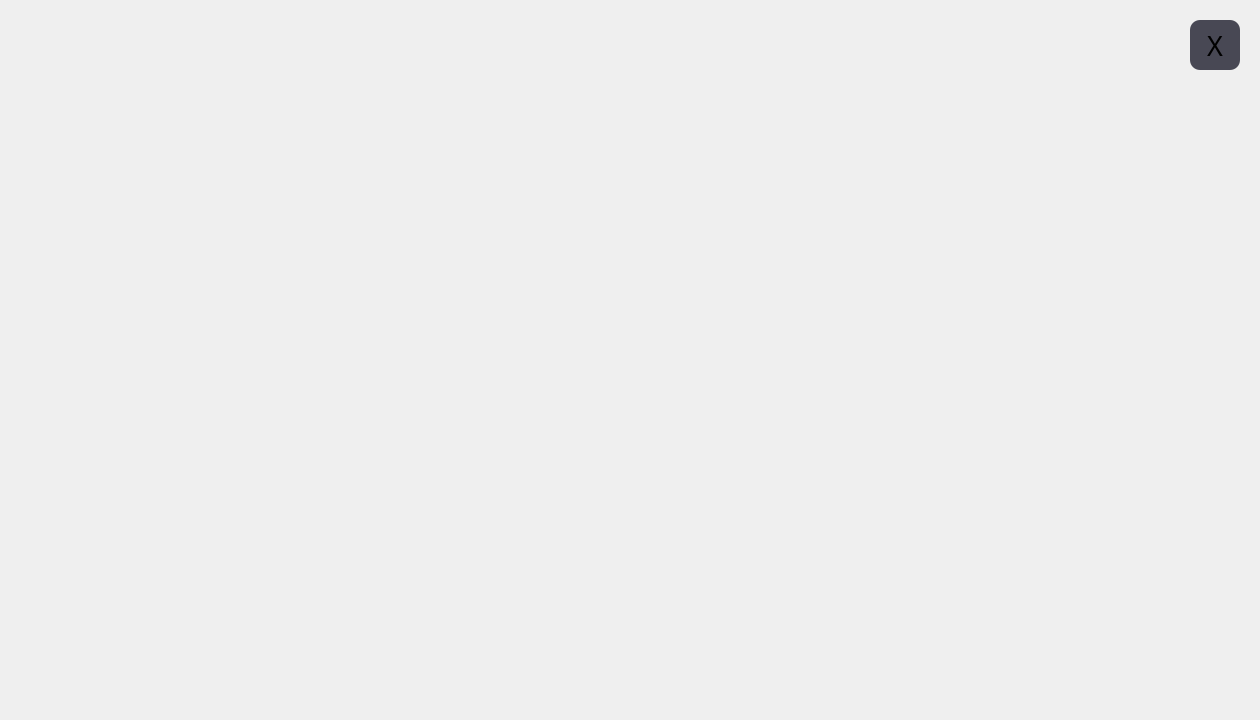
<?xml version="1.0" encoding="UTF-8"?>
<ui version="4.0">
 <class>Widget</class>
 <widget class="QWidget" name="Widget">
  <property name="geometry">
   <rect>
    <x>0</x>
    <y>0</y>
    <width>1260</width>
    <height>720</height>
   </rect>
  </property>
  <property name="windowTitle">
   <string>车载中控系统</string>
  </property>
  <property name="styleSheet">
   <string notr="true">QWidget
{
	border-radius: 10px;
	border:none;
}
#searchbox
{
	border-radius:25px;
	color:white;
}
#querybutton
{
	border-radius:25px;
}</string>
  </property>
  <widget class="QWidget" name="tabWidget" native="true">
   <property name="geometry">
    <rect>
     <x>10</x>
     <y>10</y>
     <width>130</width>
     <height>700</height>
    </rect>
   </property>
   <property name="minimumSize">
    <size>
     <width>0</width>
     <height>0</height>
    </size>
   </property>
   <property name="maximumSize">
    <size>
     <width>130</width>
     <height>16777215</height>
    </size>
   </property>
   <property name="styleSheet">
    <string notr="true"/>
   </property>
   <layout class="QVBoxLayout" name="verticalLayout">
    <property name="spacing">
     <number>0</number>
    </property>
    <property name="leftMargin">
     <number>10</number>
    </property>
    <property name="topMargin">
     <number>10</number>
    </property>
    <property name="rightMargin">
     <number>10</number>
    </property>
    <property name="bottomMargin">
     <number>10</number>
    </property>
    <item>
     <spacer name="verticalSpacer_6">
      <property name="orientation">
       <enum>Qt::Orientation::Vertical</enum>
      </property>
      <property name="sizeHint" stdset="0">
       <size>
        <width>20</width>
        <height>40</height>
       </size>
      </property>
     </spacer>
    </item>
    <item>
     <layout class="QVBoxLayout" name="verticalLayout_2">
      <item>
       <layout class="QHBoxLayout" name="horizontalLayout">
        <item>
         <spacer name="horizontalSpacer">
          <property name="orientation">
           <enum>Qt::Orientation::Horizontal</enum>
          </property>
          <property name="sizeHint" stdset="0">
           <size>
            <width>40</width>
            <height>20</height>
           </size>
          </property>
         </spacer>
        </item>
        <item>
         <widget class="QLabel" name="NaviButton">
          <property name="minimumSize">
           <size>
            <width>80</width>
            <height>80</height>
           </size>
          </property>
          <property name="maximumSize">
           <size>
            <width>80</width>
            <height>80</height>
           </size>
          </property>
          <property name="text">
           <string/>
          </property>
          <property name="scaledContents">
           <bool>false</bool>
          </property>
          <property name="alignment">
           <set>Qt::AlignmentFlag::AlignCenter</set>
          </property>
         </widget>
        </item>
        <item>
         <spacer name="horizontalSpacer_2">
          <property name="orientation">
           <enum>Qt::Orientation::Horizontal</enum>
          </property>
          <property name="sizeHint" stdset="0">
           <size>
            <width>40</width>
            <height>20</height>
           </size>
          </property>
         </spacer>
        </item>
       </layout>
      </item>
      <item>
       <spacer name="verticalSpacer">
        <property name="orientation">
         <enum>Qt::Orientation::Vertical</enum>
        </property>
        <property name="sizeHint" stdset="0">
         <size>
          <width>20</width>
          <height>40</height>
         </size>
        </property>
       </spacer>
      </item>
      <item>
       <layout class="QHBoxLayout" name="horizontalLayout_2">
        <item>
         <spacer name="horizontalSpacer_3">
          <property name="orientation">
           <enum>Qt::Orientation::Horizontal</enum>
          </property>
          <property name="sizeHint" stdset="0">
           <size>
            <width>40</width>
            <height>20</height>
           </size>
          </property>
         </spacer>
        </item>
        <item>
         <widget class="QLabel" name="BrowserButton">
          <property name="minimumSize">
           <size>
            <width>80</width>
            <height>80</height>
           </size>
          </property>
          <property name="maximumSize">
           <size>
            <width>80</width>
            <height>80</height>
           </size>
          </property>
          <property name="text">
           <string/>
          </property>
          <property name="scaledContents">
           <bool>false</bool>
          </property>
          <property name="alignment">
           <set>Qt::AlignmentFlag::AlignCenter</set>
          </property>
         </widget>
        </item>
        <item>
         <spacer name="horizontalSpacer_4">
          <property name="orientation">
           <enum>Qt::Orientation::Horizontal</enum>
          </property>
          <property name="sizeHint" stdset="0">
           <size>
            <width>40</width>
            <height>20</height>
           </size>
          </property>
         </spacer>
        </item>
       </layout>
      </item>
      <item>
       <spacer name="verticalSpacer_2">
        <property name="orientation">
         <enum>Qt::Orientation::Vertical</enum>
        </property>
        <property name="sizeHint" stdset="0">
         <size>
          <width>20</width>
          <height>40</height>
         </size>
        </property>
       </spacer>
      </item>
      <item>
       <layout class="QHBoxLayout" name="horizontalLayout_3">
        <item>
         <spacer name="horizontalSpacer_5">
          <property name="orientation">
           <enum>Qt::Orientation::Horizontal</enum>
          </property>
          <property name="sizeHint" stdset="0">
           <size>
            <width>40</width>
            <height>20</height>
           </size>
          </property>
         </spacer>
        </item>
        <item>
         <widget class="QLabel" name="IndexButton">
          <property name="minimumSize">
           <size>
            <width>80</width>
            <height>80</height>
           </size>
          </property>
          <property name="maximumSize">
           <size>
            <width>80</width>
            <height>80</height>
           </size>
          </property>
          <property name="text">
           <string/>
          </property>
          <property name="scaledContents">
           <bool>false</bool>
          </property>
          <property name="alignment">
           <set>Qt::AlignmentFlag::AlignCenter</set>
          </property>
         </widget>
        </item>
        <item>
         <spacer name="horizontalSpacer_6">
          <property name="orientation">
           <enum>Qt::Orientation::Horizontal</enum>
          </property>
          <property name="sizeHint" stdset="0">
           <size>
            <width>40</width>
            <height>20</height>
           </size>
          </property>
         </spacer>
        </item>
       </layout>
      </item>
      <item>
       <spacer name="verticalSpacer_3">
        <property name="orientation">
         <enum>Qt::Orientation::Vertical</enum>
        </property>
        <property name="sizeHint" stdset="0">
         <size>
          <width>20</width>
          <height>40</height>
         </size>
        </property>
       </spacer>
      </item>
      <item>
       <layout class="QHBoxLayout" name="horizontalLayout_4">
        <item>
         <spacer name="horizontalSpacer_7">
          <property name="orientation">
           <enum>Qt::Orientation::Horizontal</enum>
          </property>
          <property name="sizeHint" stdset="0">
           <size>
            <width>40</width>
            <height>20</height>
           </size>
          </property>
         </spacer>
        </item>
        <item>
         <widget class="QLabel" name="ChatButton">
          <property name="minimumSize">
           <size>
            <width>80</width>
            <height>80</height>
           </size>
          </property>
          <property name="maximumSize">
           <size>
            <width>80</width>
            <height>80</height>
           </size>
          </property>
          <property name="text">
           <string/>
          </property>
          <property name="scaledContents">
           <bool>false</bool>
          </property>
          <property name="alignment">
           <set>Qt::AlignmentFlag::AlignCenter</set>
          </property>
         </widget>
        </item>
        <item>
         <spacer name="horizontalSpacer_8">
          <property name="orientation">
           <enum>Qt::Orientation::Horizontal</enum>
          </property>
          <property name="sizeHint" stdset="0">
           <size>
            <width>40</width>
            <height>20</height>
           </size>
          </property>
         </spacer>
        </item>
       </layout>
      </item>
      <item>
       <spacer name="verticalSpacer_4">
        <property name="orientation">
         <enum>Qt::Orientation::Vertical</enum>
        </property>
        <property name="sizeHint" stdset="0">
         <size>
          <width>20</width>
          <height>40</height>
         </size>
        </property>
       </spacer>
      </item>
      <item>
       <layout class="QHBoxLayout" name="horizontalLayout_5">
        <item>
         <spacer name="horizontalSpacer_9">
          <property name="orientation">
           <enum>Qt::Orientation::Horizontal</enum>
          </property>
          <property name="sizeHint" stdset="0">
           <size>
            <width>40</width>
            <height>20</height>
           </size>
          </property>
         </spacer>
        </item>
        <item>
         <widget class="QLabel" name="MediaButton">
          <property name="minimumSize">
           <size>
            <width>80</width>
            <height>80</height>
           </size>
          </property>
          <property name="maximumSize">
           <size>
            <width>80</width>
            <height>80</height>
           </size>
          </property>
          <property name="text">
           <string/>
          </property>
          <property name="scaledContents">
           <bool>false</bool>
          </property>
          <property name="alignment">
           <set>Qt::AlignmentFlag::AlignCenter</set>
          </property>
         </widget>
        </item>
        <item>
         <spacer name="horizontalSpacer_10">
          <property name="orientation">
           <enum>Qt::Orientation::Horizontal</enum>
          </property>
          <property name="sizeHint" stdset="0">
           <size>
            <width>40</width>
            <height>20</height>
           </size>
          </property>
         </spacer>
        </item>
       </layout>
      </item>
      <item>
       <spacer name="verticalSpacer_5">
        <property name="orientation">
         <enum>Qt::Orientation::Vertical</enum>
        </property>
        <property name="sizeHint" stdset="0">
         <size>
          <width>20</width>
          <height>40</height>
         </size>
        </property>
       </spacer>
      </item>
      <item>
       <layout class="QHBoxLayout" name="horizontalLayout_6">
        <item>
         <spacer name="horizontalSpacer_11">
          <property name="orientation">
           <enum>Qt::Orientation::Horizontal</enum>
          </property>
          <property name="sizeHint" stdset="0">
           <size>
            <width>40</width>
            <height>20</height>
           </size>
          </property>
         </spacer>
        </item>
        <item>
         <widget class="QLabel" name="SettingButton">
          <property name="minimumSize">
           <size>
            <width>80</width>
            <height>80</height>
           </size>
          </property>
          <property name="maximumSize">
           <size>
            <width>80</width>
            <height>80</height>
           </size>
          </property>
          <property name="text">
           <string/>
          </property>
          <property name="scaledContents">
           <bool>false</bool>
          </property>
          <property name="alignment">
           <set>Qt::AlignmentFlag::AlignCenter</set>
          </property>
         </widget>
        </item>
        <item>
         <spacer name="horizontalSpacer_12">
          <property name="orientation">
           <enum>Qt::Orientation::Horizontal</enum>
          </property>
          <property name="sizeHint" stdset="0">
           <size>
            <width>40</width>
            <height>20</height>
           </size>
          </property>
         </spacer>
        </item>
       </layout>
      </item>
     </layout>
    </item>
    <item>
     <spacer name="verticalSpacer_7">
      <property name="orientation">
       <enum>Qt::Orientation::Vertical</enum>
      </property>
      <property name="sizeHint" stdset="0">
       <size>
        <width>20</width>
        <height>40</height>
       </size>
      </property>
     </spacer>
    </item>
   </layout>
  </widget>
  <widget class="QStackedWidget" name="mainWidget">
   <property name="geometry">
    <rect>
     <x>140</x>
     <y>10</y>
     <width>1110</width>
     <height>700</height>
    </rect>
   </property>
   <property name="currentIndex">
    <number>-1</number>
   </property>
  </widget>
  <widget class="QLabel" name="backButton">
   <property name="geometry">
    <rect>
     <x>170</x>
     <y>50</y>
     <width>28</width>
     <height>50</height>
    </rect>
   </property>
   <property name="minimumSize">
    <size>
     <width>28</width>
     <height>50</height>
    </size>
   </property>
   <property name="maximumSize">
    <size>
     <width>28</width>
     <height>50</height>
    </size>
   </property>
   <property name="text">
    <string/>
   </property>
   <property name="pixmap">
    <pixmap resource="resources.qrc">:/icons/back.png</pixmap>
   </property>
   <property name="scaledContents">
    <bool>true</bool>
   </property>
   <property name="alignment">
    <set>Qt::AlignmentFlag::AlignCenter</set>
   </property>
  </widget>
  <widget class="QPushButton" name="pushButton">
   <property name="geometry">
    <rect>
     <x>1190</x>
     <y>20</y>
     <width>50</width>
     <height>50</height>
    </rect>
   </property>
   <property name="minimumSize">
    <size>
     <width>50</width>
     <height>50</height>
    </size>
   </property>
   <property name="maximumSize">
    <size>
     <width>50</width>
     <height>50</height>
    </size>
   </property>
   <property name="font">
    <font>
     <family>Arial Rounded MT Bold</family>
     <pointsize>20</pointsize>
    </font>
   </property>
   <property name="styleSheet">
    <string notr="true">QPushButton
{
	background-color: rgb(72, 72, 84);
}</string>
   </property>
   <property name="text">
    <string>X</string>
   </property>
  </widget>
  <zorder>mainWidget</zorder>
  <zorder>tabWidget</zorder>
  <zorder>backButton</zorder>
  <zorder>pushButton</zorder>
 </widget>
 <resources>
  <include location="resources.qrc"/>
 </resources>
 <connections/>
</ui>
